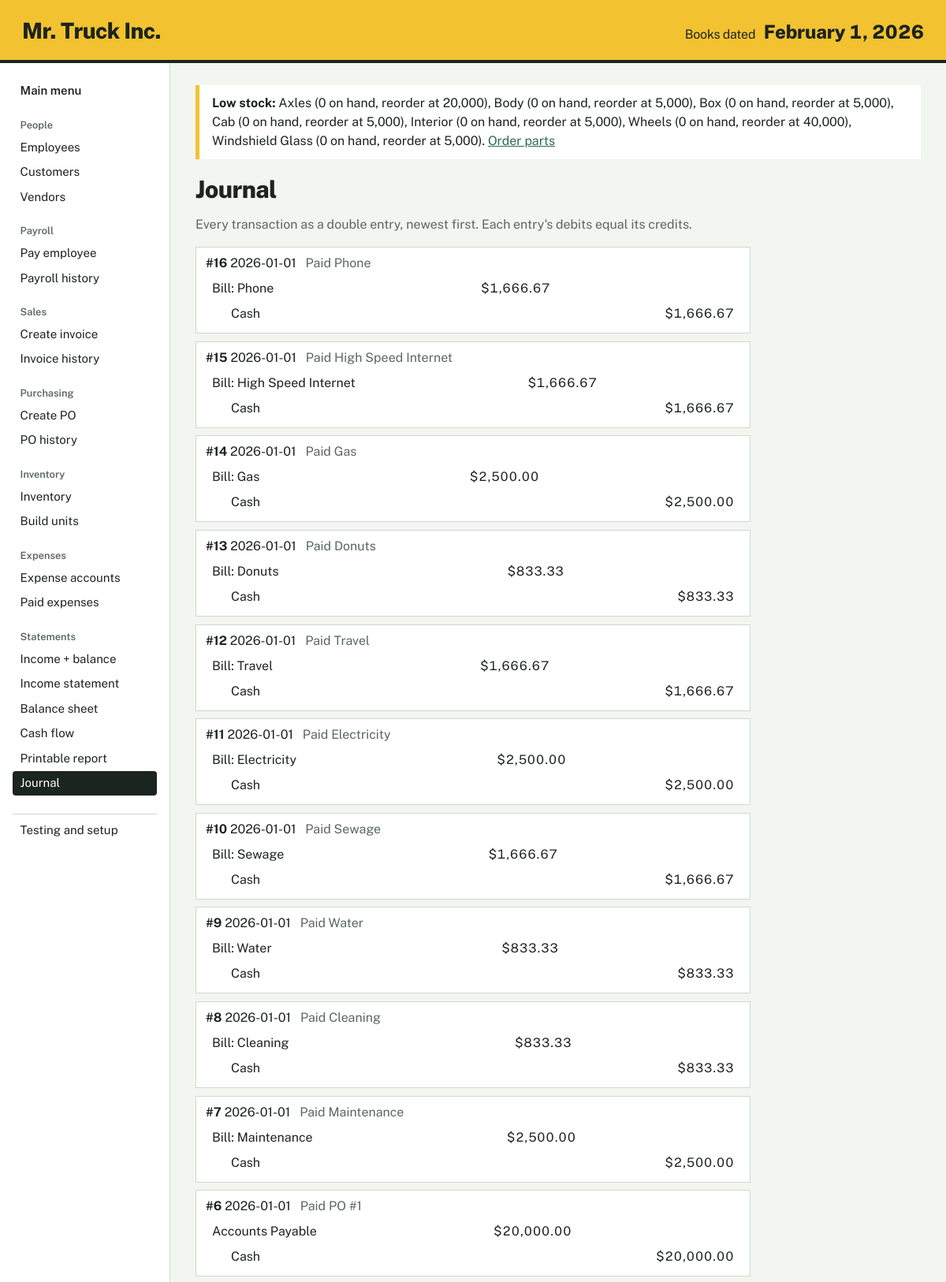
Page /journal (upper part) on the committed database.
### tables this page shows
CREATE TABLE settings (key TEXT PRIMARY KEY, value TEXT NOT NULL);

CREATE TABLE parts (
    id INTEGER PRIMARY KEY, name TEXT NOT NULL UNIQUE,
    vendor_id INTEGER NOT NULL REFERENCES vendors(id),
    unit_cost REAL NOT NULL,
    qty_per_unit INTEGER NOT NULL DEFAULT 0,      -- bill of materials
    qty_on_hand INTEGER NOT NULL DEFAULT 0,
    value REAL NOT NULL DEFAULT 0,                -- total cost of parts on hand
    reorder_point INTEGER NOT NULL DEFAULT 0);

CREATE TABLE entries (
    id INTEGER PRIMARY KEY, date TEXT NOT NULL, kind TEXT NOT NULL, memo TEXT);

CREATE TABLE journal_lines (
    id INTEGER PRIMARY KEY, entry_id INTEGER NOT NULL REFERENCES entries(id),
    account TEXT NOT NULL, debit REAL NOT NULL DEFAULT 0, credit REAL NOT NULL DEFAULT 0);

### app.py (the view)
@app.route("/journal")
def journal():
    conn = get_db()
    entries = conn.execute("SELECT * FROM entries ORDER BY id DESC").fetchall()
    lines = {}
    for l in conn.execute("SELECT * FROM journal_lines ORDER BY id").fetchall():
        lines.setdefault(l["entry_id"], []).append(l)
    return render_template("journal.html", title="Journal", entries=entries, lines=lines)

### accounting.py (called while the page is built)
def get_setting(conn, key, default=None):
    row = conn.execute("SELECT value FROM settings WHERE key = ?", (key,)).fetchone()
    return row["value"] if row else default

def today(conn):
    return get_setting(conn, "current_date")

def low_stock(conn):
    return conn.execute(
        "SELECT name, qty_on_hand, reorder_point FROM parts "
        "WHERE reorder_point > 0 AND qty_on_hand <= reorder_point ORDER BY name"
    ).fetchall()

### app.py (called while the page is built)
def get_db():
    if "db" not in g:
        g.db = dbm.connect()
        dbm.ensure_initialized(g.db)
    return g.db

@app.template_filter("money")
def money(v):
    v = float(v or 0)
    s = f"${abs(v):,.2f}"
    return f"−{s}" if v < 0 else s

@app.template_filter("longdate")
def longdate(iso):
    d = date.fromisoformat(iso)
    return f"{d:%B} {d.day}, {d.year}"

@app.context_processor
def inject_globals():
    conn = get_db()
    return {
        "book_date": acct.today(conn),
        "low_stock": acct.low_stock(conn),
        "fmt": fmt,
    }

### db.py (called while the page is built)
def connect(path=None):
    conn = sqlite3.connect(path or DB_PATH)
    conn.row_factory = sqlite3.Row
    conn.execute("PRAGMA foreign_keys = ON")
    return conn

def is_initialized(conn):
    row = conn.execute("SELECT name FROM sqlite_master WHERE type='table' AND name='settings'").fetchone()
    return row is not None

def ensure_initialized(conn):
    if not is_initialized(conn):
        reset(conn)

### templates/journal.html
{% extends "base.html" %}
{% block content %}
<h1>Journal</h1>
<p class="lede">Every transaction as a double entry, newest first. Each entry's debits equal its credits.</p>
{% for e in entries %}
  <div class="entry">
    <p class="entry-h"><b>#{{ e.id }}</b> {{ e.date }} <span>{{ e.memo }}</span></p>
    <table class="compact"><tbody>
      {% for l in lines[e.id] %}<tr><td class="{{ 'indent' if l.credit }}">{{ l.account }}</td>
        <td class="num">{{ l.debit|money if l.debit }}</td><td class="num">{{ l.credit|money if l.credit }}</td></tr>{% endfor %}
    </tbody></table>
  </div>
{% endfor %}
{% endblock %}

### templates/base.html (shortened to what this page needs)
<!doctype html>
<html lang="en">
<head>
  <link rel="stylesheet" href="{{ url_for('static', filename='style.css') }}">
</head>
<body>
  <header class="band">
    <a class="brand" href="{{ url_for('index') }}">Mr. Truck Inc.</a>
    <p class="book-date"><span>Books dated</span> {{ book_date|longdate }}</p>
  </header>
  <div class="shell">
    <nav class="side" aria-label="Main">
      <a class="nav-home {{ 'on' if request.endpoint == 'index' }}" href="{{ url_for('index') }}">Main menu</a>
      {% for heading, links in groups %}
        <p class="nav-h">{{ heading }}</p>
        {% for ep, label in links %}
          <a class="{{ 'on' if request.endpoint == ep }}" href="{{ url_for(ep) }}">{{ label }}</a>
        {% endfor %}
      {% endfor %}
      <a class="nav-test {{ 'on' if request.endpoint == 'testing' }}" href="{{ url_for('testing') }}">Testing and setup</a>
    </nav>
    <main>
      {% if low_stock %}
        <div class="notice warn" role="status">
          <strong>Low stock:</strong>
          {% for p in low_stock %}{{ p.name }} ({{ "{:,}".format(p.qty_on_hand) }} on hand, reorder at {{ "{:,}".format(p.reorder_point) }}){{ ", " if not loop.last }}{% endfor %}.
          <a href="{{ url_for('create_po') }}">Order parts</a>
        </div>
      {% endif %}
      {% block content %}{% endblock %}
    </main>
  </div>
</body>
</html>

### static/style.css (style rules this page uses)
:root { --paper: #F3F5F0; --sheet: #FFFFFF; --ink: #1C2420; --muted: #5B6760; --rule: #CFD8D1; --ledger: #2F6B4E; --ledger-soft: #EAF2EC; --truck: #F2C230; --alert: #A3301C; --alert-soft: #FBEAE6; --font: "Public Sans", "Segoe UI", system-ui, -apple-system, sans-serif; }
* { box-sizing: border-box; }
html { font-size: 16px; }
body { margin: 0; background: var(--paper); color: var(--ink); font-family: var(--font); line-height: 1.5; }
a { color: var(--ledger); }
.band { display: flex; align-items: baseline; justify-content: space-between; flex-wrap: wrap; gap: .5rem 2rem; background: var(--truck); color: var(--ink); padding: 1.1rem 1.75rem 1rem; border-bottom: 4px solid var(--ink); }
.brand { font-weight: 800; font-size: 1.75rem; letter-spacing: -.02em; color: var(--ink); text-decoration: none; }
.book-date { margin: 0; font-size: 1.5rem; font-weight: 800; letter-spacing: -.01em; font-variant-numeric: tabular-nums; }
.book-date span { font-weight: 400; font-size: 1rem; margin-right: .35rem; }
.shell { display: grid; grid-template-columns: 13.5rem 1fr; min-height: calc(100vh - 5rem); }
.side { border-right: 1px solid var(--rule); padding: 1.25rem 1rem 2rem; background: var(--sheet); }
.side a { display: block; padding: .28rem .6rem; border-radius: 4px; text-decoration: none; color: var(--ink); font-size: .94rem; }
.side a.on { background: var(--ink); color: #fff; }
.nav-h { margin: 1.1rem 0 .2rem .6rem; font-size: .8rem; font-weight: 600; color: var(--muted); }
.nav-home { font-weight: 600; }
.nav-test { margin-top: 1.4rem; border-top: 1px solid var(--rule); padding-top: .6rem !important; border-radius: 0 !important; }
main { padding: 1.75rem 2rem 3rem; max-width: 72rem; min-width: 0; }
h1 { font-size: 1.9rem; font-weight: 800; letter-spacing: -.02em; margin: 0 0 1rem; }
.lede { max-width: 42rem; color: var(--muted); margin-top: -.4rem; }
.notice { padding: .7rem 1rem; margin-bottom: 1rem; border-left: 5px solid var(--ledger); background: var(--sheet); }
.notice.warn { border-color: var(--truck); }
table { border-collapse: collapse; width: 100%; font-variant-numeric: tabular-nums; }
th, td { padding: .5rem .75rem; text-align: left; white-space: nowrap; }
tbody tr:nth-child(even) { background: var(--ledger-soft); }
.num { text-align: right; }
table.compact td { padding: .25rem .5rem; }
table.compact tbody tr:nth-child(even) { background: none; }
.indent { padding-left: 2rem !important; }
.entry { background: var(--sheet); border: 1px solid var(--rule); margin-bottom: .6rem; padding: .5rem .75rem; max-width: 44rem; }
.entry-h { margin: 0 0 .25rem; }
.entry-h span { color: var(--muted); margin-left: .5rem; }

### rows in the picture
settings: value "February 1, 2026"
parts: name "Axles", qty_on_hand "0", reorder_point "20,000", last ","
parts: name "Body", qty_on_hand "0", reorder_point "5,000", last ","
parts: name "Box", qty_on_hand "0", reorder_point "5,000", last ","
parts: name "Cab", qty_on_hand "0", reorder_point "5,000", last ","
parts: name "Interior", qty_on_hand "0", reorder_point "5,000", last ","
parts: name "Wheels", qty_on_hand "0", reorder_point "40,000", last ","
parts: name "Windshield Glass", qty_on_hand "0", reorder_point "5,000"
entries: id "16", date "2026-01-01", memo "Paid Phone"
journal_lines: account "Bill: Phone", debit "$1,666.67"
journal_lines: account "Cash", credit "$1,666.67"
entries: id "15", date "2026-01-01", memo "Paid High Speed Internet"
journal_lines: account "Bill: High Speed Internet", debit "$1,666.67"
journal_lines: account "Cash", credit "$1,666.67"
entries: id "14", date "2026-01-01", memo "Paid Gas"
journal_lines: account "Bill: Gas", debit "$2,500.00"
journal_lines: account "Cash", credit "$2,500.00"
entries: id "13", date "2026-01-01", memo "Paid Donuts"
journal_lines: account "Bill: Donuts", debit "$833.33"
journal_lines: account "Cash", credit "$833.33"
entries: id "12", date "2026-01-01", memo "Paid Travel"
journal_lines: account "Bill: Travel", debit "$1,666.67"
journal_lines: account "Cash", credit "$1,666.67"
entries: id "11", date "2026-01-01", memo "Paid Electricity"
journal_lines: account "Bill: Electricity", debit "$2,500.00"
journal_lines: account "Cash", credit "$2,500.00"
entries: id "10", date "2026-01-01", memo "Paid Sewage"
journal_lines: account "Bill: Sewage", debit "$1,666.67"
journal_lines: account "Cash", credit "$1,666.67"
entries: id "9", date "2026-01-01", memo "Paid Water"
journal_lines: account "Bill: Water", debit "$833.33"
journal_lines: account "Cash", credit "$833.33"
entries: id "8", date "2026-01-01", memo "Paid Cleaning"
journal_lines: account "Bill: Cleaning", debit "$833.33"
journal_lines: account "Cash", credit "$833.33"
entries: id "7", date "2026-01-01", memo "Paid Maintenance"
journal_lines: account "Bill: Maintenance", debit "$2,500.00"
journal_lines: account "Cash", credit "$2,500.00"
entries: id "6", date "2026-01-01", memo "Paid PO #1"
journal_lines: account "Accounts Payable", debit "$20,000.00"
journal_lines: account "Cash", credit "$20,000.00"

### other values in the picture
{{ heading }} "People" "Payroll" "Sales" "Purchasing" "Inventory" "Expenses" "Statements"
{{ label }} "Employees" "Customers" "Vendors" "Pay employee" "Payroll history" "Create invoice" "Invoice history" "Create PO" "PO history" "Inventory" "Build units" "Expense accounts" "Paid expenses" "Income + balance" "Income statement" "Balance sheet" "Cash flow" "Printable report" "Journal"
